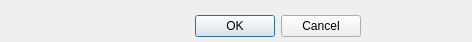
<?xml version="1.0" encoding="UTF-8"?>
<ui version="4.0">
 <class>addMessageHandlerDialog</class>
 <widget class="QDialog" name="addMessageHandlerDialog">
  <property name="geometry">
   <rect>
    <x>0</x>
    <y>0</y>
    <width>472</width>
    <height>42</height>
   </rect>
  </property>
  <property name="windowTitle">
   <string>Add Message Handler</string>
  </property>
  <widget class="QDialogButtonBox" name="buttonBox">
   <property name="geometry">
    <rect>
     <x>20</x>
     <y>10</y>
     <width>341</width>
     <height>32</height>
    </rect>
   </property>
   <property name="orientation">
    <enum>Qt::Horizontal</enum>
   </property>
   <property name="standardButtons">
    <set>QDialogButtonBox::Cancel|QDialogButtonBox::Ok</set>
   </property>
  </widget>
 </widget>
 <resources/>
 <connections>
  <connection>
   <sender>buttonBox</sender>
   <signal>accepted()</signal>
   <receiver>addMessageHandlerDialog</receiver>
   <slot>accept()</slot>
   <hints>
    <hint type="sourcelabel">
     <x>248</x>
     <y>254</y>
    </hint>
    <hint type="destinationlabel">
     <x>157</x>
     <y>274</y>
    </hint>
   </hints>
  </connection>
  <connection>
   <sender>buttonBox</sender>
   <signal>rejected()</signal>
   <receiver>addMessageHandlerDialog</receiver>
   <slot>reject()</slot>
   <hints>
    <hint type="sourcelabel">
     <x>316</x>
     <y>260</y>
    </hint>
    <hint type="destinationlabel">
     <x>286</x>
     <y>274</y>
    </hint>
   </hints>
  </connection>
 </connections>
</ui>
